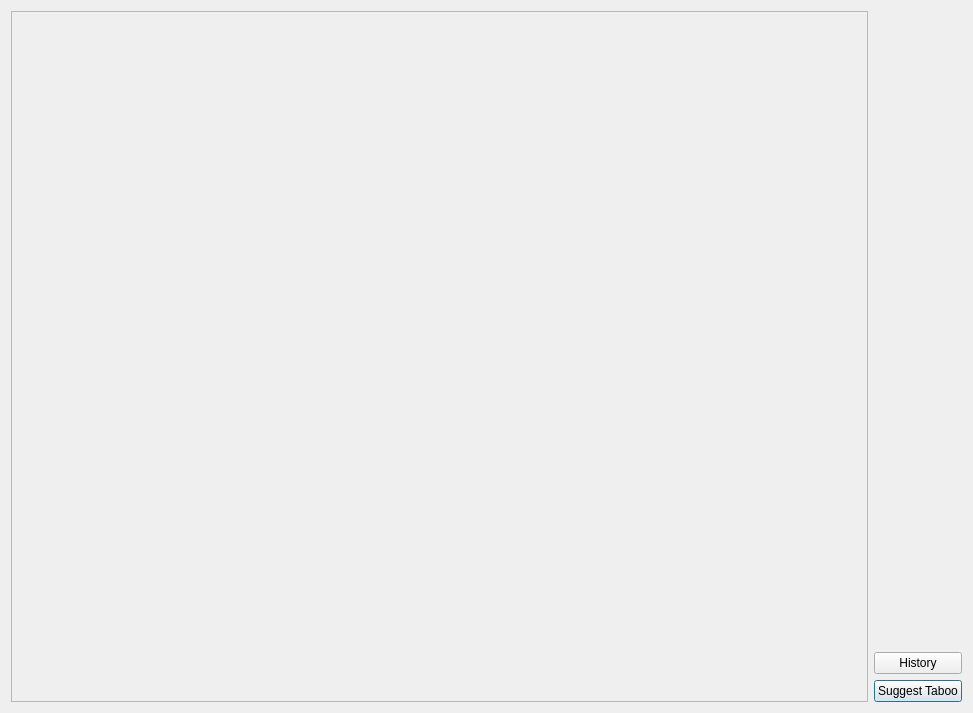
<?xml version="1.0" encoding="UTF-8"?>
<ui version="4.0">
 <class>viewOnly</class>
 <widget class="QDialog" name="viewOnly">
  <property name="geometry">
   <rect>
    <x>0</x>
    <y>0</y>
    <width>973</width>
    <height>713</height>
   </rect>
  </property>
  <property name="windowTitle">
   <string>View Only</string>
  </property>
  <layout class="QGridLayout" name="gridLayout">
   <item row="0" column="0" rowspan="3">
    <widget class="QTextEdit" name="viewOnly_2">
     <property name="enabled">
      <bool>false</bool>
     </property>
    </widget>
   </item>
   <item row="2" column="1">
    <widget class="QPushButton" name="suggestTaboo">
     <property name="text">
      <string>Suggest Taboo</string>
     </property>
    </widget>
   </item>
   <item row="1" column="1">
    <widget class="QPushButton" name="history">
     <property name="text">
      <string>History</string>
     </property>
    </widget>
   </item>
  </layout>
 </widget>
 <resources/>
 <connections/>
</ui>
